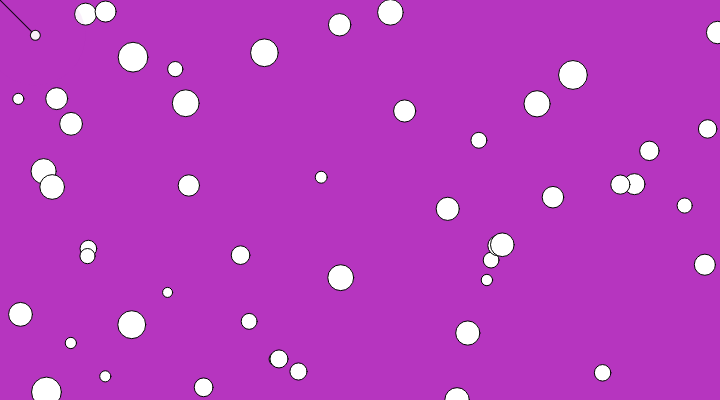
Frame 1 (no input)
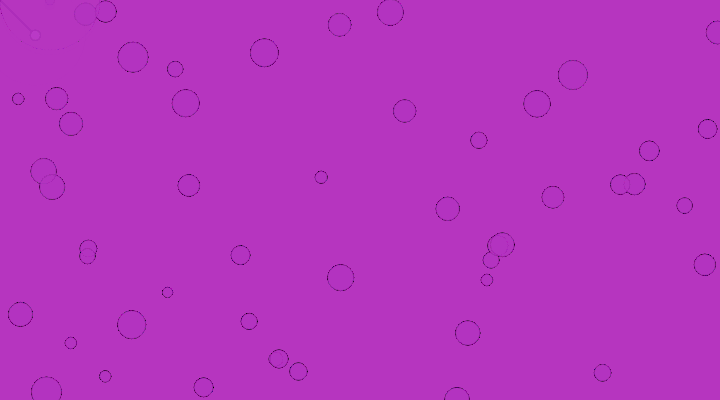
Frame 60 (no input)
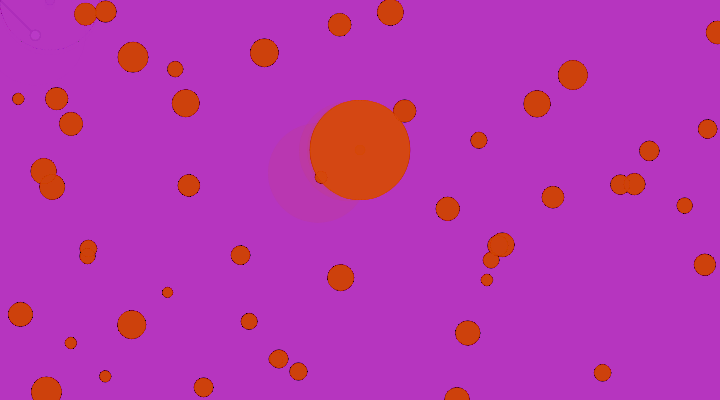
Frame 120 (the mouse pressed at the canvas centre since frame 60)

The p5.js sketch that drew these frames (run headless with seeded random() and noise() and a simulated clock; from frame 60 on, the mouse is pressed at the canvas centre):

// p5.js sketch
// ── sketch.js
var bugs = [];
var x = 100,
    y = 100,
    angle1 = 0.0,
    segLength = 50;

function setup(){
 createCanvas(720, 400);
    
    r = random(255);
    g = random(255);
    b = random(255);
   background(r, g, b);
    for (var i=0; i < 50; i++){
        bugs.push(new Jitter());
    }
}

function draw() {
    
    for (var i=0; i<bugs.length; i++){
            bugs[i].move;
            bugs[i].display();
    }
    
    dx = mouseX - x;
    dy = mouseY - y;
    angle1 = atan2(dy, dx);
    x = mouseX - (cos(angle1) * segLength);
    y = mouseY - (sin(angle1) * segLength);
    
    segment(x, y, angle1);
    
    fill(r, g, b, 20);
     stroke(r, g, b);
    strokeWeight(20);
     
    noStroke();
    ellipse(x, y, 100, 100);
    
    x = x + random(-1, 1);
    
    y = y / 10
    
}

function Jitter(){
    this.x = random(width);
    this.y = random(height);
    this.diameter = random(10,30);
    this.speed = 1;
    
    this.move = function(){
        this.x += random(-this.speed, this.speed);
        this.y += random(-this.speed, this.speed);
    };
    
    this.display = function(){
        ellipse(this.x, this.y, this.diameter, this.diameter);
    };
}

function mousePressed() {
    
    var d = dist(mouseX, mouseY, 360, 200)
    if (d < 100){
        
        r = random(255);
        g = random(255);
        b = random(255);
    }
}

function segment(x, y, a) {
    
    push();
    translate(x, y);
    rotate(a);
    line(0, 0, segLength,0);
    ellipse(0, 0, 10);
    pop();
}
